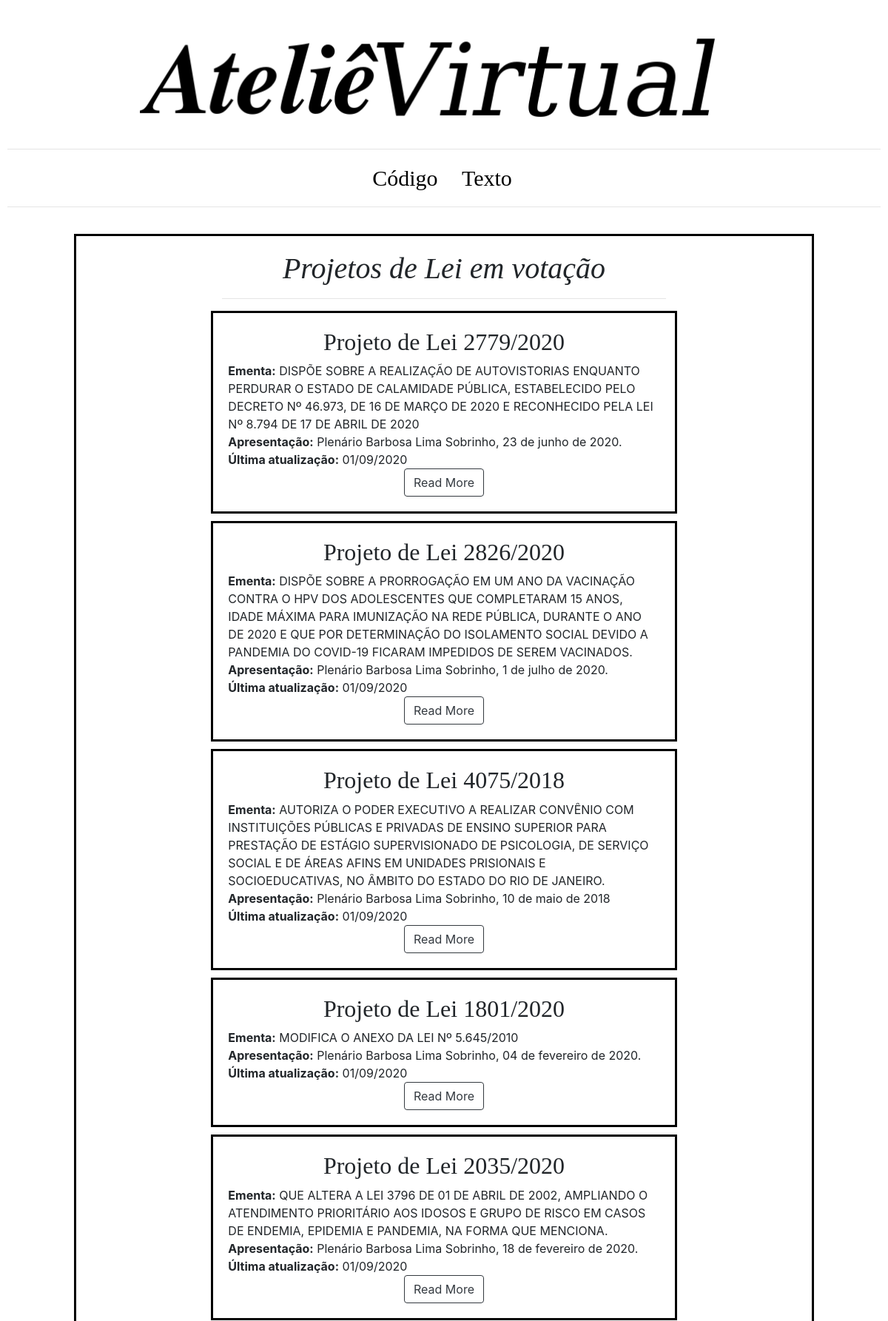
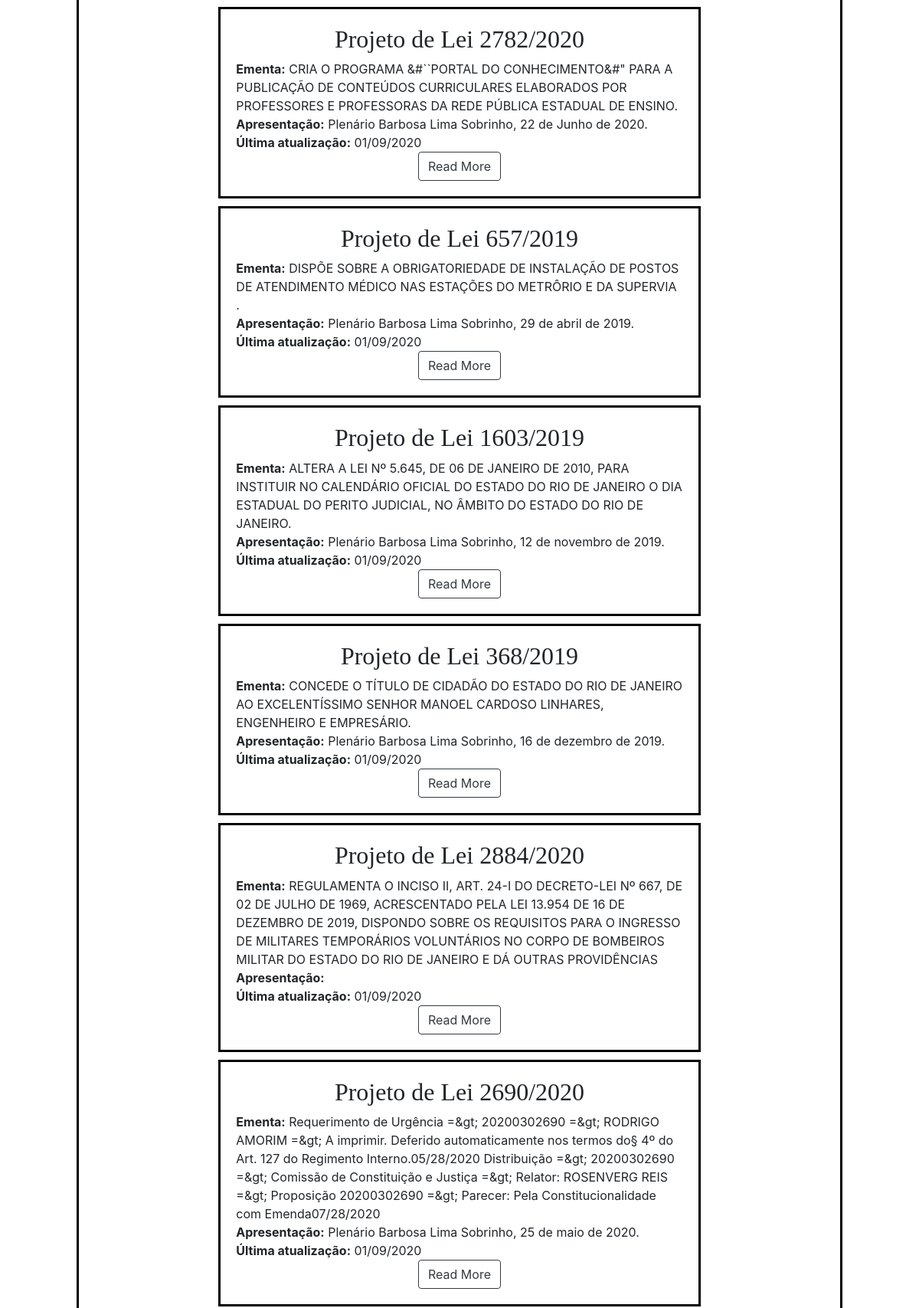
Screenshot of /AlerjemXeque/ (upper part) with the database file from the repository (2 pictures, top to bottom).
### alerj/models.py (models this page shows, shortened)
class PL(models.Model):
    project = models.CharField(max_length=256)
    ementa = models.CharField(max_length=2046)
    localdata = models.CharField(max_length=128, null=True, default= "Governador")
    sessiondate = models.CharField(max_length=128)

### alerj/views.py (the view)
# urls.py: path("", views.alerj_index, name="alerj_index"),
def alerj_index(request):
    pls = PL.objects.all().order_by("sessiondate")
    context = {
        "pls": pls,
            }
    return render(request, "alerj_index.html", context)

### alerj/templates/alerj_index.html (shortened to what this page needs)
{% extends "base.html" %}
{% block page_content %}
<div class="col-md-8 offset-md-2" >
  <i><h1 style = "margin-top:10px;" id=font1 > Projetos de Lei em votação </h1></i>
    <hr>
    {% for PL in pls %}
    <div class = "row" style = "border: 3px solid black;
      padding: 20px;
      margin-top: 10px;">
    <div style = "margin: 0 auto;">
    <h2 id=font1>
        Projeto de Lei {{ PL.project }}</a></h2></div>
    <div>
      <strong>Ementa:</strong> {{ PL.ementa }}<br>
    <strong>Apresentação:</strong> {{ PL.localdata }}<br>
    <strong>Última atualização:</strong> {{ PL.sessiondate }}
    </div>
      <div style = "margin: 0 auto;">
        <a href="{% url 'pl_detail' PL.pk %}"
           class="btn btn-outline-dark">
            Read More
        </a>
      </div>
    </div>
    {% endfor %}
</div>
{% endblock %}

### projects/static/styles.css (style rules this page uses)
#font1 { font-family: Times New Roman; }

### alerj/templates/alerj_index.html (style rules this page uses)
#font1 { font-family:Times New Roman; text-align: center; }

### rows the page displays
PL: project "2779/2020", ementa "DISPÕE SOBRE A REALIZAÇÃO DE AUTOVISTORIAS ENQUANTO PERDURAR O ESTADO DE CALAMIDADE PÚBLICA, ESTABELECIDO PELO DECRETO Nº 46.973, DE 16 DE MARÇO DE 2020 E RECONHECIDO PELA LEI Nº 8.794 DE 17 DE ABRIL DE 2020", localdata "Plenário Barbosa Lima Sobrinho, 23 de junho de 2020.", sessiondate "01/09/2020"
PL: project "2826/2020", ementa "DISPÕE SOBRE A PRORROGAÇÃO EM UM ANO DA VACINAÇÃO CONTRA O HPV DOS ADOLESCENTES QUE COMPLETARAM 15 ANOS, IDADE MÁXIMA PARA IMUNIZAÇÃO NA REDE PÚBLICA, DURANTE O ANO DE 2020 E QUE POR DETERMINAÇÃO DO ISOLAMENTO SOCIAL DEVIDO A PANDEMIA DO COVID-19 FICARAM IMPEDIDOS DE SEREM VACINADOS.", localdata "Plenário Barbosa Lima Sobrinho, 1 de julho de 2020.", sessiondate "01/09/2020"
PL: project "4075/2018", ementa "AUTORIZA O PODER EXECUTIVO A REALIZAR CONVÊNIO COM INSTITUIÇÕES PÚBLICAS E PRIVADAS DE ENSINO SUPERIOR PARA PRESTAÇÃO DE ESTÁGIO SUPERVISIONADO DE PSICOLOGIA, DE SERVIÇO SOCIAL E DE ÁREAS AFINS EM UNIDADES PRISIONAIS E SOCIOEDUCATIVAS, NO ÂMBITO DO ESTADO DO RIO DE JANEIRO.", localdata "Plenário Barbosa Lima Sobrinho, 10 de maio de 2018", sessiondate "01/09/2020"
PL: project "1801/2020", ementa "MODIFICA O ANEXO DA LEI Nº 5.645/2010", localdata "Plenário Barbosa Lima Sobrinho, 04 de fevereiro de 2020.", sessiondate "01/09/2020"
PL: project "2035/2020", ementa "QUE ALTERA A LEI 3796 DE 01 DE ABRIL DE 2002, AMPLIANDO O ATENDIMENTO PRIORITÁRIO AOS IDOSOS E GRUPO DE RISCO EM CASOS DE ENDEMIA, EPIDEMIA E PANDEMIA, NA FORMA QUE MENCIONA.", localdata "Plenário Barbosa Lima Sobrinho, 18 de fevereiro de 2020.", sessiondate "01/09/2020"
PL: project "2782/2020", ementa "CRIA O PROGRAMA &#``PORTAL DO CONHECIMENTO&#\" PARA A PUBLICAÇÃO DE CONTEÚDOS CURRICULARES ELABORADOS POR PROFESSORES E PROFESSORAS DA REDE PÚBLICA ESTADUAL DE ENSINO.", localdata "Plenário Barbosa Lima Sobrinho, 22 de Junho de 2020.", sessiondate "01/09/2020"
PL: project "657/2019", ementa "DISPÕE SOBRE A OBRIGATORIEDADE DE INSTALAÇÃO DE POSTOS DE ATENDIMENTO MÉDICO NAS ESTAÇÕES DO METRÔRIO E DA SUPERVIA .", localdata "Plenário Barbosa Lima Sobrinho, 29 de abril de 2019.", sessiondate "01/09/2020"
PL: project "1603/2019", ementa "ALTERA A LEI Nº 5.645, DE 06 DE JANEIRO DE 2010, PARA INSTITUIR NO CALENDÁRIO OFICIAL DO ESTADO DO RIO DE JANEIRO O DIA ESTADUAL DO PERITO JUDICIAL, NO ÂMBITO DO ESTADO DO RIO DE JANEIRO.", localdata "Plenário Barbosa Lima Sobrinho, 12 de novembro de 2019.", sessiondate "01/09/2020"
PL: project "368/2019", ementa "CONCEDE O TÍTULO DE CIDADÃO DO ESTADO DO RIO DE JANEIRO AO EXCELENTÍSSIMO SENHOR MANOEL CARDOSO LINHARES, ENGENHEIRO E EMPRESÁRIO.", localdata "Plenário Barbosa Lima Sobrinho, 16 de dezembro de 2019.", sessiondate "01/09/2020"
PL: project "2884/2020", ementa "REGULAMENTA O INCISO II, ART. 24-I DO DECRETO-LEI Nº 667, DE 02 DE JULHO DE 1969, ACRESCENTADO PELA LEI 13.954 DE 16 DE DEZEMBRO DE 2019, DISPONDO SOBRE OS REQUISITOS PARA O INGRESSO DE MILITARES TEMPORÁRIOS VOLUNTÁRIOS NO CORPO DE BOMBEIROS MILITAR DO ESTADO DO RIO DE JANEIRO E DÁ OUTRAS PROVIDÊNCIAS", sessiondate "01/09/2020"
PL: project "2690/2020", ementa "Requerimento de Urgência =&gt; 20200302690 =&gt; RODRIGO AMORIM =&gt; A imprimir. Deferido automaticamente nos termos do§ 4º do Art. 127 do Regimento Interno.05/28/2020 Distribuição =&gt; 20200302690 =&gt; Comissão de Constituição e Justiça =&gt; Relator: ROSENVERG REIS =&gt; Proposição 20200302690 =&gt; Parecer: Pela Constitucionalidade com Emenda07/28/2020", localdata "Plenário Barbosa Lima Sobrinho, 25 de maio de 2020.", sessiondate "01/09/2020"
